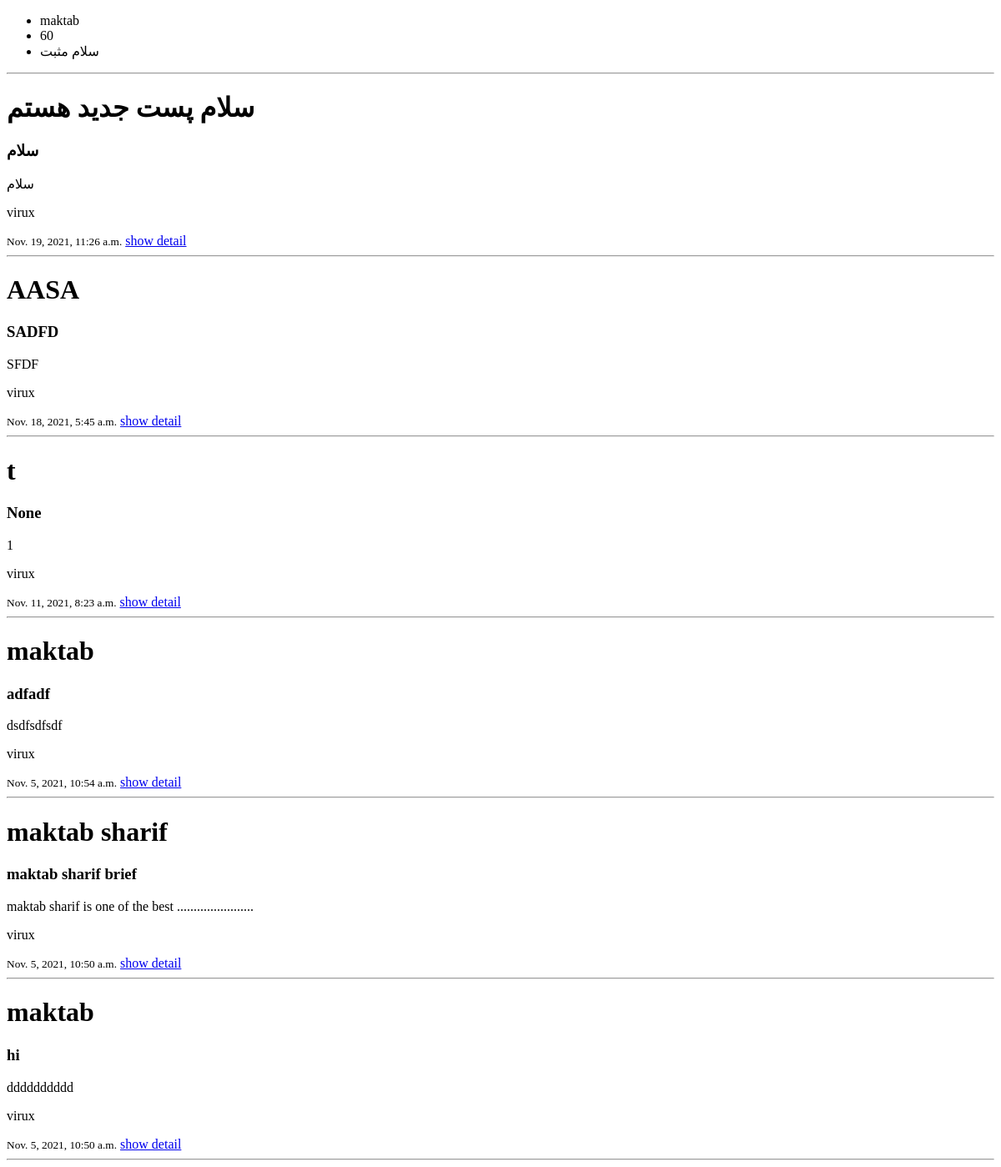
The page /blog/ on the database as committed earlier.
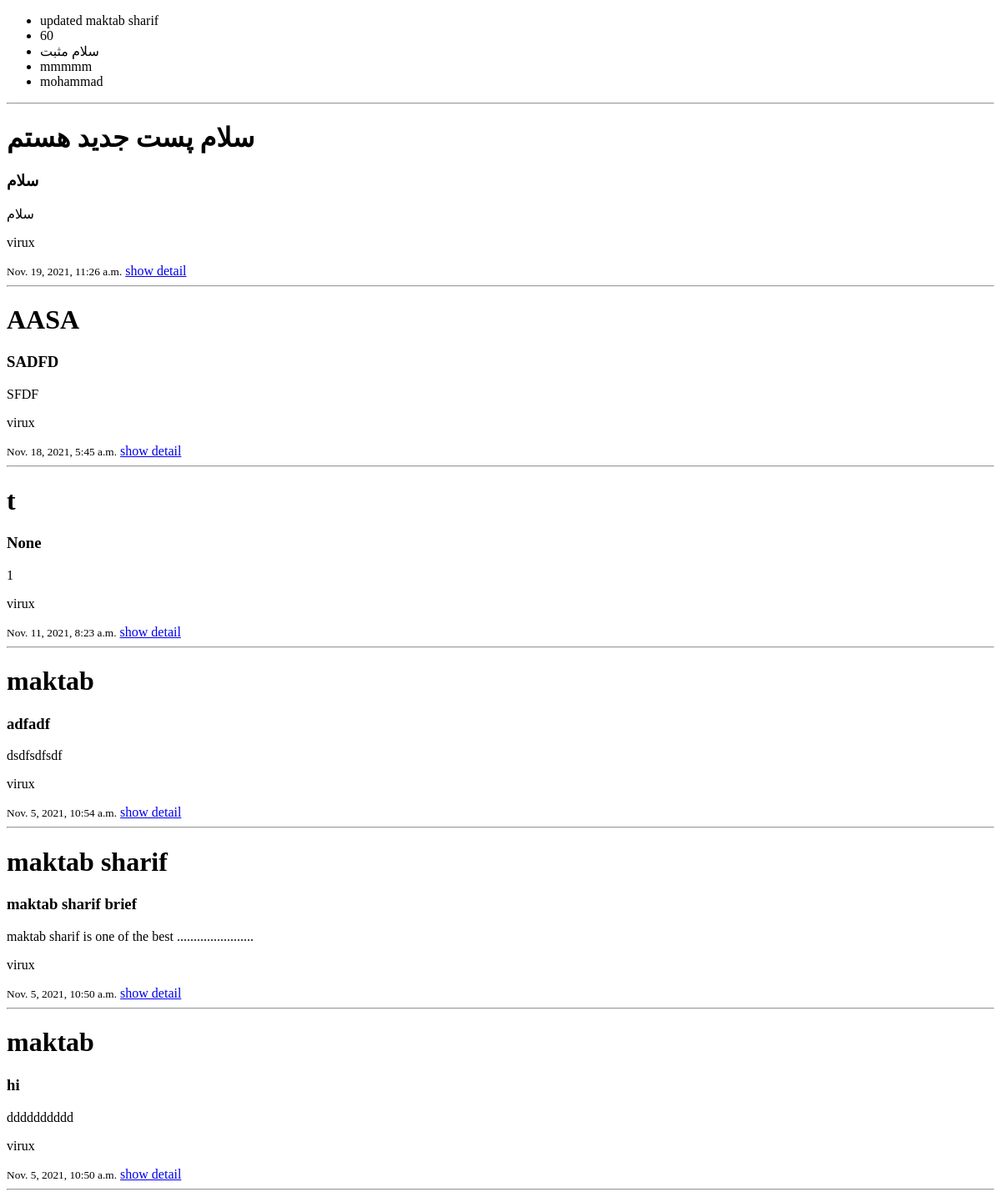
The same page on the database as committed later.
### post/models.py (models this page shows, shortened)
class Category(models.Model):
    parent = models.ForeignKey('self',on_delete=models.CASCADE,blank=True,null=True)
    title = models.CharField('title category' ,max_length=255)
    updated_on = models.DateTimeField(auto_now=True)

class Post(models.Model):
    PUB = 'pub'
    DRF = 'drf'
    DEL = 'del'
    NOT = 'not'
    STATUS_CHOICES = [
        (PUB,'publish'),
        (DRF,'draft'),
        (DEL,'delete'),
        (NOT,'notset'),
    ]
    title = models.CharField('title post' ,max_length=255)
    shortdesc = models.CharField( 'short description',max_length=255,null=True,blank=True)
    desc = models.TextField()
    location_lat = models.DecimalField(max_digits=5, decimal_places=2,null=True,blank=True)
    location_lng =  models.DecimalField(max_digits=5, decimal_places=2,null=True,blank=True)
    image = models.ImageField(upload_to='uploads',null=True,blank=True)
    like = models.IntegerField(default=0)
    created_on = models.DateTimeField(auto_now_add=True)
    updated_on = models.DateTimeField(auto_now=True)
    status = models.CharField(
        max_length=3,
        choices=STATUS_CHOICES,
        default=PUB,
    )
    tag = models.ManyToManyField('Tag')
    category = models.ManyToManyField('Category')
    owner = models.ForeignKey(User,on_delete=models.CASCADE,verbose_name='post owner')

### post/views.py (the view)
# urls.py: path('',index,name='index'),
def index(request):
    posts =Post.objects.all().order_by('-created_on')
    category = Category.objects.all()
    return render(request,
            'index.html',
            {"posts":posts,"category":category} )

### post/templates/index.html (shortened to what this page needs)
<!DOCTYPE html>
<html lang="en">
<head>
</head>
<body>
    <ul>
    {% for cat in category  %}
        <li>{{cat.title}}</li>
    {% endfor %}
    </ul>
    <hr>
    {% for post in posts %}
    <div>
      <h1>{{post.title}}</h1>
        <h3>{{post.shortdesc}}</h3>
        <p>{{post.desc}}</p>
        <p>{{post.owner.username}}</p>
         <small>{{post.created_on}}</small>
         <a href="{% url 'detail' post.pk %}">show detail</a>
        <hr>
    </div>
    {% endfor %}
</body>
</html>

Rows that differ between the two databases and show on the page:
removed Category: title "maktab"
added Category: title "updated maktab sharif"
added Category: title "mmmmm"
added Category: title "mohammad"
